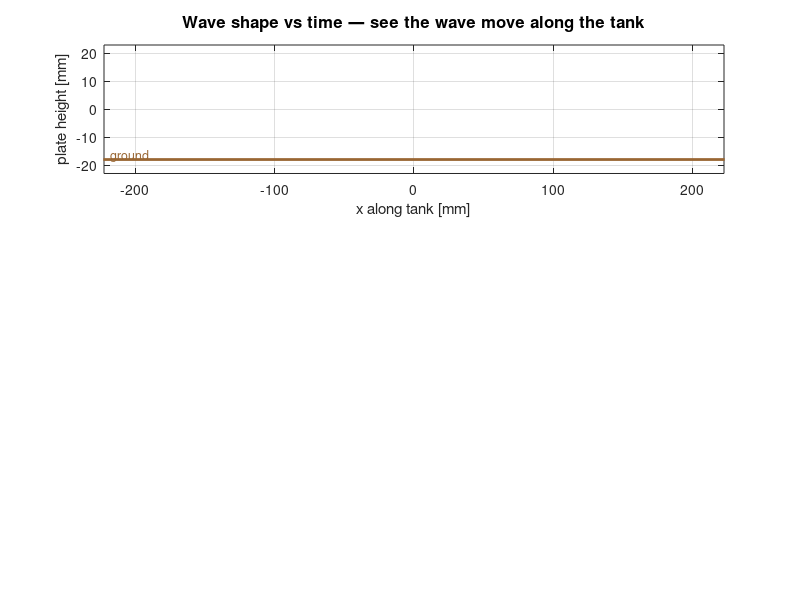

Write MATLAB code to recreate this figure. (Note: this script raises an error after producing the figure.)
function wave_drive_physics()
%WAVE_DRIVE_PHYSICS  Analyse the propulsion physics of the wave drive
%
% This script answers: WHY does the wave drive move forward?
%
% At any instant, only some plates are pressed against the ground (those at
% the bottom of their cycle). These plates are stationary in vertical motion
% momentarily, but the WAVE itself moves backward along the tank.
%
% Equivalently: in the ground's reference frame, contact points sweep
% backward → ground exerts forward friction → tank moves forward.
%
% This script visualises:
%   1. Each plate's vertical position vs time (sinusoidal, phase-shifted)
%   2. WHICH plate is in contact with ground at each instant
%   3. The "envelope" of the wave that touches the ground
%   4. Speed analysis: theoretical robot speed vs cam parameters

close all; clc;

%% ── PARAMETERS ─────────────────────────────────────────────────────────
N_cams       = 12;
spacing      = 35;        % mm
eccentricity = 18;        % mm (wave amplitude)
n_rpm        = 60;
omega        = n_rpm*2*pi/60;
total_time   = 4;
dt           = 0.005;

cam_x = ((1:N_cams) - (N_cams+1)/2) * spacing;
phase_offset = 2*pi/N_cams;
wavelength = N_cams*spacing;
wave_speed = wavelength*omega/(2*pi);

%% ── FIGURE LAYOUT ──────────────────────────────────────────────────────
fig = figure('Name','Wave Drive Physics Analysis','NumberTitle','off',...
    'Position',[60 30 1500 850],'Color','w');

% ── Top panel: travelling wave ────────────────────────────────────────
ax1 = subplot(3,2,[1 2]); hold on; grid on; box on;
xlim([min(cam_x)-30, max(cam_x)+30]);
ylim([-eccentricity-5, eccentricity+5]);
xlabel('x along tank [mm]'); ylabel('plate height [mm]');
title('Wave shape vs time — see the wave move along the tank',...
    'FontSize',12,'FontWeight','bold');

% ground line at minimum (− eccentricity)
ground_y = -eccentricity;
plot([min(cam_x)-50, max(cam_x)+50],[ground_y ground_y],'-','Color',[0.6 0.4 0.2],'LineWidth',2);
text(min(cam_x)-25,ground_y+1.5,'ground','Color',[0.6 0.4 0.2],'FontSize',9);

% Wave at multiple time snapshots (faded)
n_ghosts = 5;
ghost_t = linspace(0, 2*pi/omega/2, n_ghosts);   % half a cam revolution
for k = 1:n_ghosts
    th_g = omega*ghost_t(k);
    y_g = eccentricity*sin(th_g + (0:N_cams-1)*phase_offset);
    plot(cam_x, y_g, '-','Color',[0.6 0.6 0.6 0.3],'LineWidth',1);
end

% Live wave
wave_h = plot(ax1, cam_x, zeros(1,N_cams), '-o',...
    'Color',[0.2 0.4 0.8],'LineWidth',2.5,'MarkerSize',9,...
    'MarkerFaceColor',[0.2 0.4 0.8]);

% Highlight the contact plates (those at minimum y)
contact_h = plot(ax1, NaN, NaN,'o','MarkerSize',13,...
    'MarkerFaceColor','r','MarkerEdgeColor','k','LineWidth',1.5);

% Velocity arrow showing wave direction
wave_dir = annotation('arrow',[0.45 0.55],[0.85 0.85],...
    'Color',[0.85 0.2 0.2],'LineWidth',2.5);
wave_label = text(ax1, 0, eccentricity+3, '',...
    'Color',[0.85 0.2 0.2],'FontSize',11,'FontWeight','bold','HorizontalAlignment','center');

% ── Middle panel: each plate's height vs time ─────────────────────────
ax2 = subplot(3,2,3); hold on; grid on; box on;
xlim([0 total_time]); ylim([-eccentricity-3, eccentricity+3]);
xlabel('time [s]'); ylabel('plate height [mm]');
title('Each plate is sinusoidal, phase-shifted','FontSize',11,'FontWeight','bold');
plot(ax2, [0 total_time],[ground_y ground_y],'-','Color',[0.6 0.4 0.2],'LineWidth',1.5);
plate_cols = hsv(N_cams);
plate_lines = gobjects(N_cams,1);
for i = 1:N_cams
    plate_lines(i) = plot(ax2, NaN, NaN,'-','Color',plate_cols(i,:),'LineWidth',1.3);
end
% time cursor
time_cursor = plot(ax2, [0 0], [-eccentricity-3, eccentricity+3], 'k--','LineWidth',1);

% ── Right middle: contact mask (raster) ──────────────────────────────
ax3 = subplot(3,2,4); hold on; box on;
xlabel('time [s]'); ylabel('plate index');
title('Which plates are in contact (touching ground)','FontSize',11,'FontWeight','bold');
xlim([0 total_time]); ylim([0.5 N_cams+0.5]);
% Pre-compute the contact mask
t_vec = 0:dt:total_time;
contact_threshold = -eccentricity*0.85;   % within 15% of bottom
contact_mat = false(N_cams, length(t_vec));
for k = 1:length(t_vec)
    th_now = omega*t_vec(k);
    y_now = eccentricity*sin(th_now + (0:N_cams-1)*phase_offset);
    contact_mat(:,k) = y_now < contact_threshold;
end
% Display as image
imagesc(ax3, t_vec, 1:N_cams, double(contact_mat));
colormap(ax3,[1 1 1; 1 0.4 0.4]);   % white = lift, red = contact
caxis(ax3,[0 1]);
% raster cursor
raster_cursor = plot(ax3,[0 0],[0.5 N_cams+0.5],'k--','LineWidth',1.5);

% ── Bottom: speed analysis ────────────────────────────────────────────
ax4 = subplot(3,2,[5 6]); hold on; grid on; box on;
xlabel('camshaft speed [rpm]'); ylabel('robot speed [mm/s]');
title('Theoretical robot speed vs camshaft speed','FontSize',11,'FontWeight','bold');
n_test = 0:10:300;
v_test = (wavelength * (n_test*2*pi/60))/(2*pi);
plot(ax4, n_test, v_test,'-','Color',[0.2 0.5 0.2],'LineWidth',2);
% mark current operating point
op_pt = plot(ax4, n_rpm, wave_speed,'o','MarkerSize',12,...
    'MarkerFaceColor',[1 0.5 0],'MarkerEdgeColor','k','LineWidth',1.5);
text(ax4, n_rpm+5, wave_speed-5,...
    sprintf('  n=%g rpm\n  v=%.1f mm/s\n   = %.2f m/s',n_rpm,wave_speed,wave_speed/1000),...
    'FontSize',10,'FontWeight','bold');

% Also annotate formula
text(ax4, 10, max(v_test)*0.85,...
    sprintf('v_{robot} = (N_{cams} × spacing × ω) / (2π)\n            = wavelength × frequency'),...
    'FontSize',10,'FontName','FixedWidth','BackgroundColor',[0.96 0.98 0.92],...
    'EdgeColor',[0.5 0.7 0.5]);

%% ── ANIMATION LOOP ────────────────────────────────────────────────────
fprintf('Wave drive physics simulation running...\n');
plate_history = nan(N_cams, length(t_vec));

for k = 1:length(t_vec)
    if ~ishandle(fig), break; end
    t = t_vec(k);
    th_now = omega*t;
    y_now = eccentricity*sin(th_now + (0:N_cams-1)*phase_offset);
    plate_history(:,k) = y_now(:);

    % Update top wave
    set(wave_h,'YData',y_now);
    % contact dots
    in_contact = y_now < contact_threshold;
    if any(in_contact)
        set(contact_h,'XData',cam_x(in_contact),'YData',y_now(in_contact));
    else
        set(contact_h,'XData',NaN,'YData',NaN);
    end

    % Wave direction annotation
    % Wave moves with phase velocity = ωλ/(2π)
    % As θ increases by Δ, plate y at position x peaks at (x where φ_i+Δ = π/2)
    % Phase advances → wave moves in +x direction
    set(wave_label,'String',sprintf('Wave →  v_{wave} = %.0f mm/s    (Robot moves opposite ←)',...
        wave_speed));

    % Plate lines
    if k > 1
        for i = 1:N_cams
            set(plate_lines(i),'XData',t_vec(1:k),'YData',plate_history(i,1:k));
        end
    end
    set(time_cursor,'XData',[t t]);
    set(raster_cursor,'XData',[t t]);

    drawnow limitrate;
end

fprintf('Done. Wave parameters:\n');
fprintf('  Wavelength = %g mm\n', wavelength);
fprintf('  Wave speed = %.2f mm/s = %.3f m/s\n', wave_speed, wave_speed/1000);
fprintf('  Period     = %.3f s\n', 2*pi/omega);
fprintf('\nKey insight: at any instant, ~%d plates touch the ground.\n',...
    round(N_cams/3));
fprintf('As the shaft rotates, contact points sweep BACKWARD relative\n');
fprintf('to the tank, dragging the ground backward → tank moves FORWARD.\n');

end
